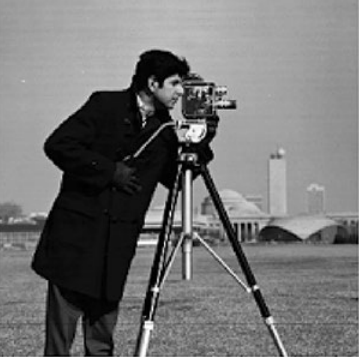
#> input picture lab5/person_1.png, 359 x 357 px
$ jupyter execute 'lab 4 Assignment.ipynb'
#> lines starting #> are read from the running program, lines starting #| are printed output that depends on the picture; after the words box and inside, x2 and y2 are one past the last pixel; in counts of white or black regions, pixels touching at a corner belong together
[cell 1]
import numpy as np
import cv2 as cv
import matplotlib.pyplot as plt

[cell 2]
#Read image
img = cv.imread('person_1.png', 0)
#> img is the input picture: shape (357, 359); min 0, max 255, mean 115.7
plt.imshow(img, "gray")
plt.title("Original Image")
plt.show()

[cell 3]
#Create a gaussian filter kernel
def gaussian_kernel(N=5, sigma=1):
    kernel = np.zeros((N,N))
    for i in range(N):
        for j in range(N):
            kernel[i,j] = np.exp(-((i-N//2)**2+(j-N//2)**2)/(2*sigma**2))
    return kernel
# print(gaussian_kernel())

#Impulse kernel
def impulse_kernel(N=5):
#> called with N = 31
    kernel = np.zeros((N,N))
    for i in range(N):
        for j in range(N):
            if i == j and i>N//2 and j>N//2:
                kernel[i,j] = 1


    return kernel

# print(impulse_kernel())

[cell 4]
# gauss_kernel = gaussian_kernel(5, 1)
gauss_kernel = impulse_kernel(31)
plt.imshow(gauss_kernel, "gray");plt.show()
#> after `plt.imshow(gauss_kernel, 'gray')`:
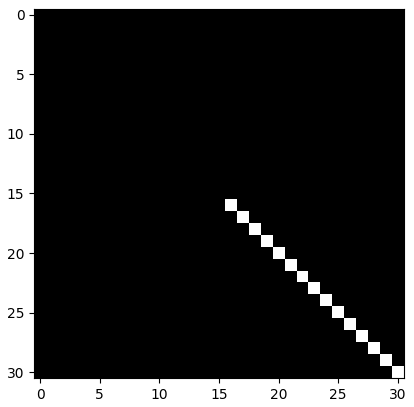
#> figure drawn by matplotlib, 1 panel

#Calculate padding size
a = int(img.shape[0]//2 - gauss_kernel.shape[0]//2)
#> a = 163

#Generate padding for kernel
gauss_kernel_pad = np.pad(gauss_kernel, (a,a-1), 'constant', constant_values=(0))
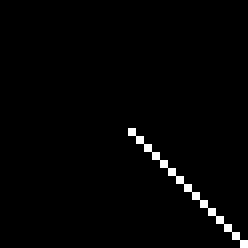
#> gauss_kernel: shape (31, 31) float64 (shown 8 times larger); values 0 (black) and 1 (white), 1.6% white in thin lines or dots, all inside (x1, y1, x2, y2) = (16, 16, 31, 31)

#Resize image to kernel size
img = cv.resize(img,(gauss_kernel_pad.shape[0],gauss_kernel_pad.shape[0]))
#> img: shape (356, 356)

[cell 5]
#Fourier transform of image and kernel
img_fft = np.fft.fft2(img)
gauss_kernel_fft = np.fft.fft2(gauss_kernel_pad)
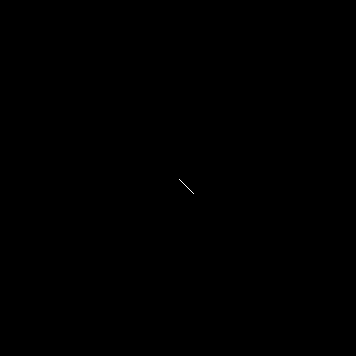
#> gauss_kernel_pad: shape (356, 356) float64; values 0 (black) and 1 (white), 0.01% white in thin lines or dots, all inside (x1, y1, x2, y2) = (179, 179, 194, 194)

plt.imshow(np.fft.fftshift(np.log(np.abs(img_fft)+1)), "gray")
plt.title("Fourier Transform of Image")
plt.show()
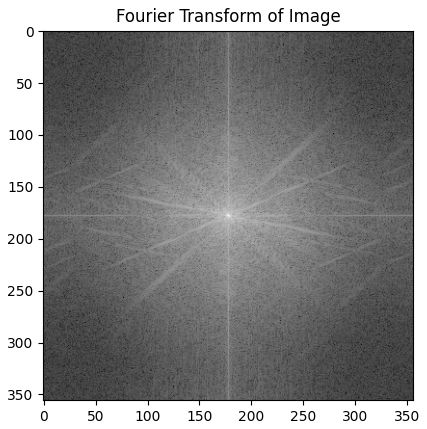
#> figure drawn by matplotlib, 1 panel

plt.imshow(np.fft.fftshift(np.log(np.abs(gauss_kernel_fft)+1)), "gray")
plt.title("Fourier Transform of Kernel")
plt.show()
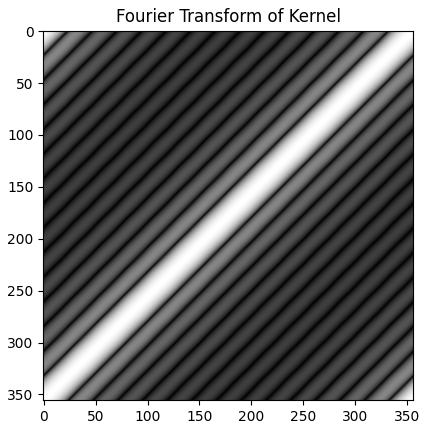
#> figure drawn by matplotlib, 1 panel

[cell 6]
#Convolute image and kernel
img_conv = np.multiply(img_fft, gauss_kernel_fft)

plt.imshow(np.fft.fftshift(np.real(np.fft.ifft2(img_conv))), "gray")
plt.title("Convolution of Image and Kernel")
plt.show()
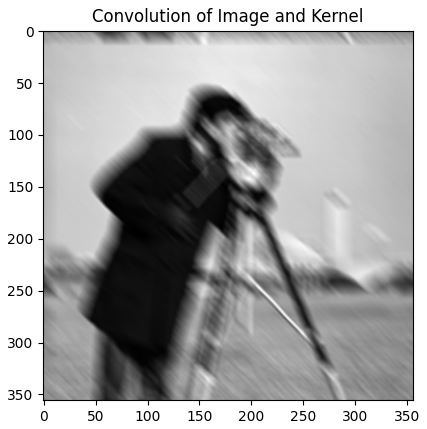
#> figure drawn by matplotlib, 1 panel

[cell 7]
img_r = np.divide(img_conv, gauss_kernel_fft)

plt.imshow(np.real(np.fft.ifft2(img_r)), "gray")
plt.title("Reconstruction of Image")
plt.show()
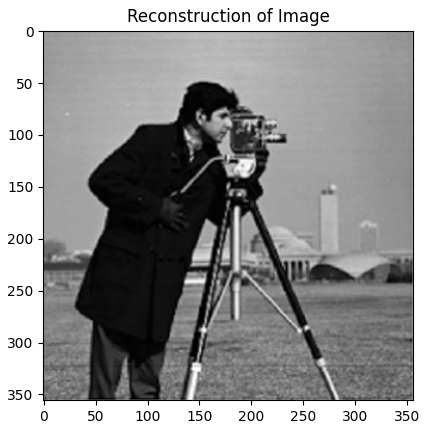
#> figure drawn by matplotlib, 1 panel

[cell 8]
b_img = np.fft.fftshift(np.real(np.fft.ifft2(img_conv)))
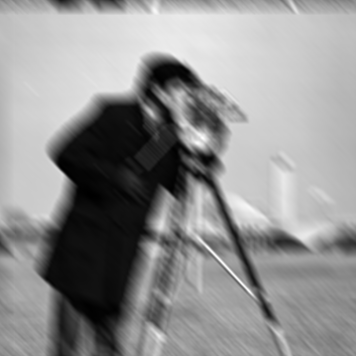
#> b_img: shape (356, 356) float64; min 37, max 3021, mean 1733.3; drawn with min black and max white
r_img = np.real(np.fft.ifft2(img_r))

fig = plt.figure(figsize=(15,15))
ax = fig.add_subplot(131)
ax.imshow(img, "gray");ax.set_title("Original Image")
ax = fig.add_subplot(132)
ax.imshow(b_img, "gray");ax.set_title("Motion Blurred Image")
ax = fig.add_subplot(133)
ax.imshow(r_img, "gray");ax.set_title("Reconstructed Image")
plt.show()
